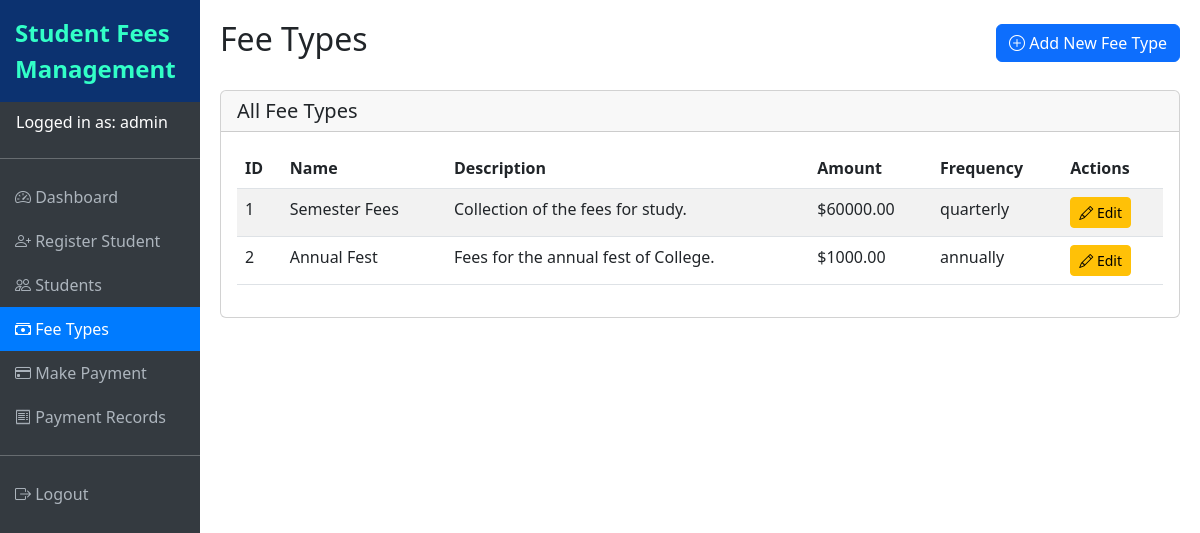
The app's page /fee_types (signed in) with its own data.
### models.py (models this page shows, shortened)
class User(db.Model, UserMixin):
    __tablename__ = 'users'
    id = db.Column(db.Integer, primary_key=True)
    username = db.Column(db.String(64), unique=True, nullable=False)
    email = db.Column(db.String(120), unique=True, nullable=False)
    password_hash = db.Column(db.String(128))
    role = db.Column(db.String(20), default='staff')  # admin, staff, student

class FeeType(db.Model):
    __tablename__ = 'fee_types'
    id = db.Column(db.Integer, primary_key=True)
    name = db.Column(db.String(50), nullable=False)
    description = db.Column(db.Text)
    amount = db.Column(db.Float, nullable=False)
    frequency = db.Column(db.String(20), default='monthly')  # monthly, quarterly, annually, one-time

### app.py (the view)
@app.route('/fee_types', methods=['GET'])
@login_required
def fee_types():
    fee_types = FeeType.query.all()
    return render_template('fee_types.html', fee_types=fee_types)

### app.py (called while the page is built)
@login_manager.user_loader
def load_user(user_id):
    return User.query.get(int(user_id))

@app.before_request
def create_tables():
    db.create_all()
    admin = User.query.filter_by(username='admin').first()
    if not admin:
        admin = User(username='admin', email='admin@example.com', role='admin')
        admin.set_password('admin123')
        db.session.add(admin)
        db.session.commit()

### templates/fee_types.html (shortened to what this page needs)
{% extends 'base.html' %}
{% block content %}
<div class="d-flex justify-content-between align-items-center mb-4">
    <h2>Fee Types</h2>
    <a href="{{ url_for('add_fee_type') }}" class="btn btn-primary">
        <i class="bi bi-plus-circle"></i> Add New Fee Type
    </a>
</div>
<div class="card">
    <div class="card-header">
        <h5 class="card-title mb-0">All Fee Types</h5>
    </div>
    <div class="card-body">
        <div class="table-responsive">
            <table class="table table-striped table-hover">
                <thead>
                    <tr>
                        <th>ID</th>
                        <th>Name</th>
                        <th>Description</th>
                        <th>Amount</th>
                        <th>Frequency</th>
                        <th>Actions</th>
                    </tr>
                </thead>
                <tbody>
                    {% for fee_type in fee_types %}
                    <tr>
                        <td>{{ fee_type.id }}</td>
                        <td>{{ fee_type.name }}</td>
                        <td>{{ fee_type.description }}</td>
                        <td>${{ "%.2f"|format(fee_type.amount) }}</td>
                        <td>{{ fee_type.frequency }}</td>
                        <td>
                            <a href="#" class="btn btn-sm btn-warning" disabled>
                                <i class="bi bi-pencil"></i> Edit
                            </a>
                        </td>
                    </tr>
                    {% endfor %}
                </tbody>
            </table>
        </div>
    </div>
</div>
{% endblock %}

### templates/base.html (shortened to what this page needs)
<!DOCTYPE html>
<html lang="en">
<head>
    <link href="https://cdn.jsdelivr.net/npm/bootstrap@5.3.0-alpha1/dist/css/bootstrap.min.css" rel="stylesheet">
    <link rel="stylesheet" href="https://cdn.jsdelivr.net/npm/bootstrap-icons@1.10.3/font/bootstrap-icons.css">
</head>
<body>
    {% if current_user.is_authenticated %}
    <div class="container-fluid">
        <div class="row">
            <div class="col-md-2 p-0 sidebar">
                <div class="system-title">
                    Student Fees Management
                </div>
                <div class="py-2 px-3">
                    Logged in as: {{ current_user.username }}
                </div>
                <hr>
                <a href="{{ url_for('dashboard') }}" class="{{ 'active' if request.endpoint == 'dashboard' else '' }}">
                    <i class="bi bi-speedometer2"></i> Dashboard
                </a>
                <a href="{{ url_for('register_student') }}" class="{{ 'active' if request.endpoint == 'register_student' else '' }}">
                    <i class="bi bi-person-plus"></i> Register Student
                </a>
                <a href="{{ url_for('students_list') }}" class="{{ 'active' if request.endpoint == 'students_list' else '' }}">
                    <i class="bi bi-people"></i> Students
                </a>
                <a href="{{ url_for('fee_types') }}" class="{{ 'active' if request.endpoint == 'fee_types' else '' }}">
                    <i class="bi bi-cash-stack"></i> Fee Types
                </a>
                <a href="{{ url_for('make_payment') }}" class="{{ 'active' if request.endpoint == 'make_payment' else '' }}">
                    <i class="bi bi-credit-card"></i> Make Payment
                </a>
                <a href="{{ url_for('payments_list') }}" class="{{ 'active' if request.endpoint == 'payments_list' else '' }}">
                    <i class="bi bi-receipt"></i> Payment Records
                </a>
                <hr>
                <a href="{{ url_for('logout') }}">
                    <i class="bi bi-box-arrow-right"></i> Logout
                </a>
            </div>
            <div class="col-md-10 content">
                {% block content %}{% endblock %}
            </div>
        </div>
    </div>
    {% endif %}
</body>
</html>

### templates/base.html (style rules this page uses)
.sidebar { height: 100vh; background-color: #343a40; color: white; }
.sidebar a { color: #adb5bd; text-decoration: none; padding: 10px 15px; display: block; }
.sidebar a.active { background-color: #007bff; color: white; }
.content { padding: 20px; }
.system-title { background-color: #0c3270; color: #32ffc7; padding: 15px; font-weight: bold; font-size: 1.5rem; }

### records on screen
User: username "admin"
FeeType: id "1", name "Semester Fees", description "Collection of the fees for study.", amount "60000.00", frequency "quarterly"
FeeType: id "2", name "Annual Fest", description "Fees for the annual fest of College.", amount "1000.00", frequency "annually"
